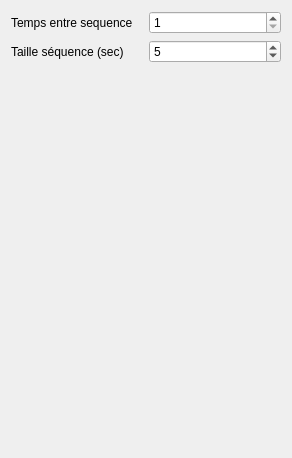
<?xml version="1.0" encoding="UTF-8"?>
<ui version="4.0">
 <class>Form</class>
 <widget class="QWidget" name="Form">
  <property name="geometry">
   <rect>
    <x>0</x>
    <y>0</y>
    <width>292</width>
    <height>458</height>
   </rect>
  </property>
  <property name="windowTitle">
   <string>Form</string>
  </property>
  <layout class="QGridLayout" name="gridLayout">
   <item row="1" column="1">
    <widget class="QSpinBox" name="spinBox">
     <property name="minimum">
      <number>1</number>
     </property>
     <property name="maximum">
      <number>30</number>
     </property>
     <property name="value">
      <number>5</number>
     </property>
    </widget>
   </item>
   <item row="2" column="0">
    <spacer name="verticalSpacer">
     <property name="orientation">
      <enum>Qt::Vertical</enum>
     </property>
     <property name="sizeHint" stdset="0">
      <size>
       <width>20</width>
       <height>40</height>
      </size>
     </property>
    </spacer>
   </item>
   <item row="0" column="0">
    <widget class="QLabel" name="label">
     <property name="text">
      <string>Temps entre sequence</string>
     </property>
    </widget>
   </item>
   <item row="1" column="0">
    <widget class="QLabel" name="label_3">
     <property name="text">
      <string>Taille séquence (sec)</string>
     </property>
    </widget>
   </item>
   <item row="0" column="1">
    <widget class="QSpinBox" name="spinBox_2">
     <property name="minimum">
      <number>1</number>
     </property>
     <property name="maximum">
      <number>10</number>
     </property>
    </widget>
   </item>
  </layout>
 </widget>
 <resources/>
 <connections/>
</ui>
